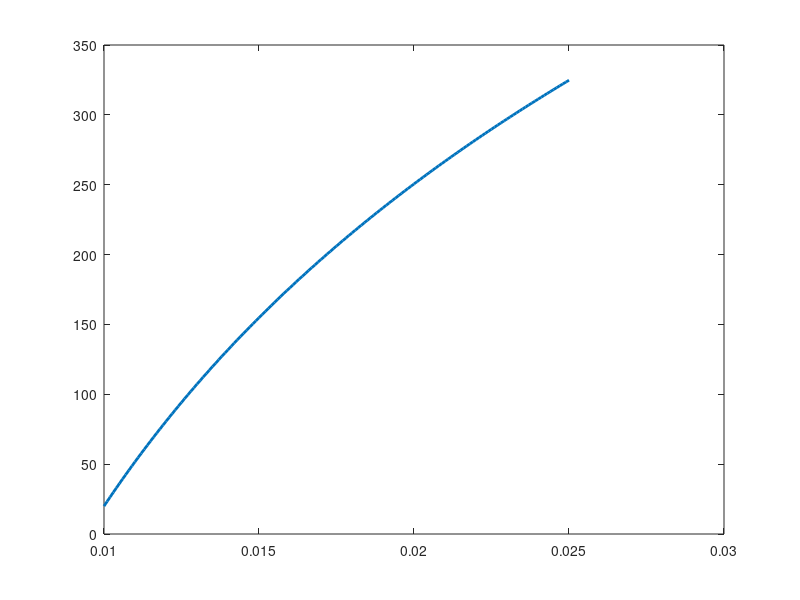

Recreate this plot in MATLAB.
% In an industrial facility, an insulated pipe (insulation thermal conductivity k = 0.15 W/(m·K), with an
% inner diameter Dₙ = 20 mm and an outer diameter Dₒ = 50 mm (see Fig. 2)) carries water at a constant
% temperature Tw = 15 °C, with an internal heat transfer coefficient hₙ = 1000 W/m²K.
% In the environment where it is located, the outer surface of the pipe receives a uniform heat flux q'' = 2 kW/m².
% Calculate and display the temperature distribution (under steady-state conditions) through the insulation
% (along the "r" direction) and compare it with the analytical solution. Finally, verify energy conservation

% Laib 3, exercise 2
% Simone Canevarolo
% S269893
% 29/10/2024

clear all
close all
clc

kk = 0.15; % W/m/K
Din = 20e-3; % m
Dout = 50e-3; % m
Tw = 288; % K
hh = 1000; % W/m^2/K
qout = 2e3; %W/m^2

% radius = (Dout-Din)/2;

dr = 1e-4; % m
rr = (Din/2:dr:Dout/2)';
Nr = length(rr);

sup_diag = 1+dr/2./rr;
main_diag = -2*ones(Nr,1);
sub_diag = 1-dr/2./rr;

Band = [[sub_diag(2:end);0], main_diag, [0;sup_diag(1:end-1)]];
AA = spdiags(Band,-1:1,Nr,Nr);

bb = zeros(Nr,1);

AA(1,1) = -1-hh*dr/kk;
AA(1,2) = 1;
bb(1) = -Tw*hh*dr/kk;

AA(end,end-1) = -1;
AA(end,end) = 1;
bb(end) = qout*dr/kk;

TT = AA\bb;

plot(rr,TT-273,'LineWidth',2)

% Energy conservation

flow_in = qout;
flow_out = abs(kk/dr*(TT(end-1)-TT(end)));

err1 = abs(flow_out - flow_in)/abs(flow_in);

fprintf('Errore relativo è %.5f \n', err1)
